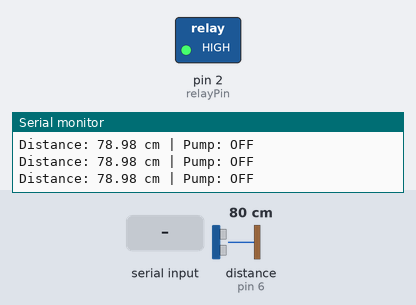
The sketch below on a simulated Arduino Uno, built with avr-gcc and run on an emulated ATmega328P. Parts: switched loads named in the sketch (green lamp = pin HIGH), the last lines printed to the serial monitor. Wiring (inferred from the names in the program): ultrasonic range finder: trigger pin 5; echo pin 6. The inputs (shaded band) are chosen by the test bench; at power-on: distance to the obstacle (sensor on pin 6) 80 cm. The echo pulse lasts 58.3 µs per cm; pins used as bus, display or sensor lines are not drawn.

Above: at 1.2 s.
1.3 s: "ON\n" received over Serial
At 2.7 s:
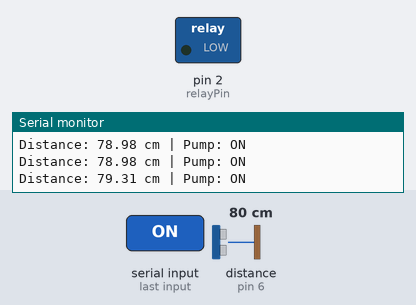
3.0 s: distance to the obstacle (sensor on pin 6) set to 4 cm
4.7 s: distance to the obstacle (sensor on pin 6) set to 2 cm
At 6.1 s:
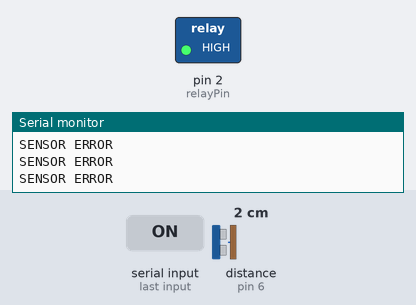
Timing chart, 0 to 7.7 s (numbered marks = the images above; inputs shaded):
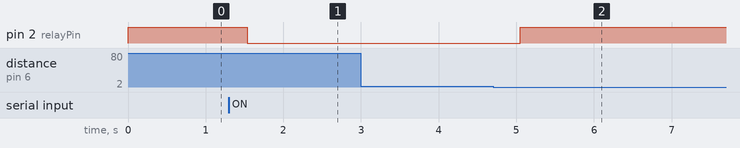

Measured:
- the behaviour switches between 3 and 2 cm on distance to the obstacle (sensor on pin 6) (found by bisection; images 1 and 2)
- after the input at 1.3 s, pin 2 (relayPin): HIGH → LOW after 0.23 s
- after the input at 4.7 s, pin 2 (relayPin): LOW → HIGH after 0.35 s

The sketch:

111water_pump.ino
```cpp
// 1. PIN DEFINITIONS
const int trigPin = 5;
const int echoPin = 6;
const int relayPin = 2;

// 2. VARIABLES
bool pumpActive = false;
float startDistance = 0;
const float stopDelta = 3.0; // cm to drain before stopping

void setup() {
  Serial.begin(9600);

  pinMode(trigPin, OUTPUT);
  pinMode(echoPin, INPUT);
  pinMode(relayPin, OUTPUT);

  digitalWrite(relayPin, HIGH); // Pump OFF

  Serial.println("--- SYSTEM ONLINE ---");
  Serial.println("Type ON to start pumping");
}

float measureDistance() {
  digitalWrite(trigPin, LOW);
  delayMicroseconds(2);
  digitalWrite(trigPin, HIGH);
  delayMicroseconds(10);
  digitalWrite(trigPin, LOW);

  long duration = pulseIn(echoPin, HIGH, 30000);
  if (duration == 0) return -1;

  return duration * 0.034 / 2;
}

void loop() {
  float distance = measureDistance();

  // SENSOR ERROR SAFETY
  if (distance < 0 || distance < 2) {
    Serial.println("SENSOR ERROR");
    digitalWrite(relayPin, HIGH);
    pumpActive = false;
    delay(500);
    return;
  }

  // SERIAL COMMAND
  if (Serial.available()) {
    String cmd = Serial.readStringUntil('\n');
    cmd.trim();
    cmd.toUpperCase();

    if (cmd == "ON" && !pumpActive) {
      startDistance = distance;
      pumpActive = true;
      digitalWrite(relayPin, LOW); // PUMP ON

      Serial.print("PUMP ON | Start distance: ");
      Serial.print(startDistance);
      Serial.println(" cm");
    }
  }

  // AUTO STOP LOGIC
  if (pumpActive) {
    if (distance >= startDistance + stopDelta) {
      digitalWrite(relayPin, HIGH); // PUMP OFF
      pumpActive = false;

      Serial.println("!!! 3 CM DRAINED — PUMP OFF !!!");
    }
  }

  // DEBUG OUTPUT
  Serial.print("Distance: ");
  Serial.print(distance);
  Serial.print(" cm | Pump: ");
  Serial.println(pumpActive ? "ON" : "OFF");

  delay(500);
}
```
